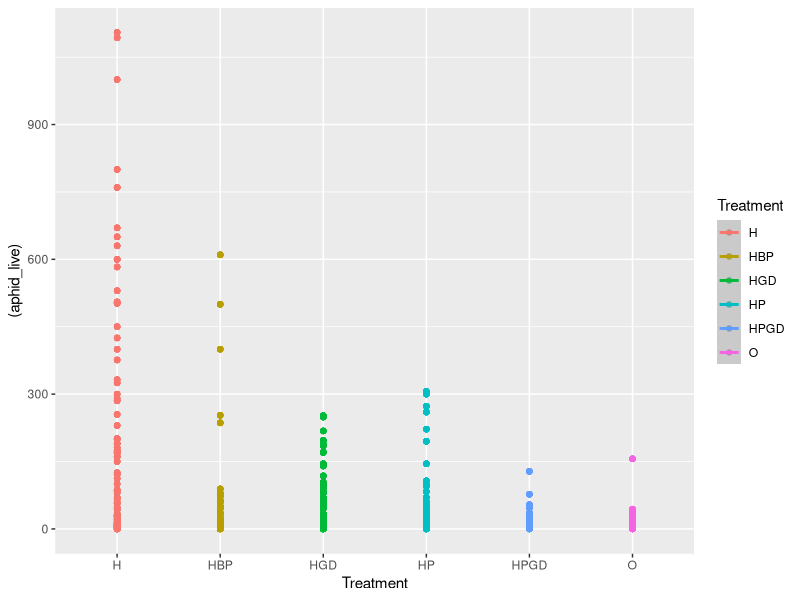

This figure's R source: (Note: this script raises an error after producing the figure.)
Data1 <- read.table("Project data.csv", header = TRUE, dec = ",", sep = ";")

#1. Aphids density ~ Treatment

lm1 <- lm(Data1$aphid_live ~ Data1$Treatment)
summary(lm1)

# ggplot
library(ggplot2)
p <- ggplot(Data1, aes(x=Treatment,y=(aphid_live), color= Treatment)) +
  geom_point() + 
  geom_smooth(method = "lm")
print(p)

# Aphids density ~ Treatment (D1, D2, D3)

# Date 1
Date_1 <- Data1[Data1$Date == "1",]
lm1_1 <- lm(Date_1$aphid_live ~ Date_1$Treatment)

# ggplot
p <- ggplot(Data_1, aes(x=Treatment,y=(aphid_live), color= Treatment)) +
  geom_point() + 
  geom_smooth(method = "lm")
print(p)

# Date 2
Date_2 <- Data1[Data1$Date == "2",]
lm1_2 <- lm(Date_2$aphid_live ~ Date_2$Treatment)
plot(Date_2$aphid_live ~ as.numeric(as.factor(Date_2$Treatment)))

# ggplot
p <- ggplot(Date_2, aes(x=Treatment,y=(aphid_live), color= Treatment)) +
  geom_point() + 
  geom_smooth(method = "lm")
print(p)

# DATE3
Date_3 <- Data1[Data1$Date == "3",]
lm1_3 <- lm(Date_3$aphid_live ~ Date_3$Treatment)
plot(Date_3$aphid_live ~ as.numeric(as.factor(Date_3$Treatment)))

#ggplot
p <- ggplot(Date_3, aes(x=Treatment,y=(aphid_live), color= Treatment)) +
  geom_point() + 
  geom_smooth(method = "lm")
print(p)

# Aphid population growth (APG) ~ Treatment (D1, D2, D3)

# Date 1
Date_1 <- Data1[Data1$Date == "1",]
logNaphids_all <- log(Date_1$aphid_live + 1) - log(Date_1$aphidsinoculated_init + 1) 
APG_date1 <- logNaphids_all/10
Date_1$APG_date1 <- APG_date1

lm1_4 <- lm(Date_1$APG_date1 ~ Date_1$Treatment)
summary(lm1_4)

# ggplot
p <- ggplot(Date_1, aes(x=Treatment,y=(APG_date1), color= Treatment)) +
  geom_point() + 
  geom_smooth(method = "lm")
print(p)

# Date 2
Date_2 <- Data1[Data1$Date == "2",]
logNaphids_all <- log(Date_2$aphid_live + 1) - log(Date_2$aphidsinoculated_init + 1) 
APG_date2 <- logNaphids_all/20
Date_2$APG_date2 <- APG_date2

lm1_5 <- lm(Date_2$APG_date2 ~ Date_2$Treatment)
summary(lm1_5)

# ggplot
p <- ggplot(Date_2, aes(x=Treatment,y=(APG_date2), color= Treatment)) +
  geom_point() + 
  geom_smooth(method = "lm")
print(p)

# Date 3
Date_3 <- Data1[Data1$Date == "3",]
logNaphids_all <- log(Date_3$aphid_live + 1) - log(Date_3$aphidsinoculated_init + 1) 
APG_date3 <- logNaphids_all/30
Date_3$APG_date3 <- APG_date3

lm1_6 <- lm(Date_3$APG_date3 ~ Date_3$Treatment)
summary(lm1_6)


# ggplot
p <- ggplot(Date_3, aes(x=Treatment,y=(APG_date3), color= Treatment)) +
  geom_point() + 
  geom_smooth(method = "lm")
print(p)

#2. Aphid density ~ Aphid parasitized
lm2 <- lm(Data1$aphid_live ~ Data1$aphid_parasitized)
summary(lm2)

# ggplot
p <- ggplot(Data1, aes(x=aphid_parasitized,y=(aphid_live), color= aphid_parasitized)) +
  geom_point() + 
  geom_smooth(method="lm")
print(p)


#3. Aphids parasitized ~ aphid density
lm3 <- lm(Data1$aphid_parasitized ~ Data1$aphid_live)
summary(lm3)

# ggplot
p <- ggplot(Data1,aes(x=aphid_live,y=(aphid_parasitized), color= aphid_live)) +
  geom_point() + 
  geom_smooth(method="lm")
print(p)

#4. Aphid density ~ Syrphid fraction
syrphid_fraction <- (Data1$syrphidl_p /((Data1$aphid_live)+(Data1$syrphidl_p)))
Data1$syrphid_fraction <- syrphid_fraction

Data2 <- na.omit(Data1)
# => lots of NaN, Data2 has only half of the observations. 

lm4 <- lm(Data1$aphid_live~Data1$syrphid_fraction)
summary(lm4)

## ggplot
p <- ggplot(Data1,aes(x=syrphid_fraction,y=(aphid_live), color= aphid_live)) +
  geom_point() + 
  geom_smooth(method="lm")
print(p)

#5. Aphid density ~ Syrphid fraction 
lm4_2 <- lm(Data1$aphid_live ~Data1$syrphid_fraction)
summary(lm4_2)

# ggplot
p <- ggplot(Data1,aes(x=syrphid_fraction,y=(aphid_live), color= aphid_live)) +
  geom_point() + 
  geom_smooth(method="lm")
print(p)

#6. Biomass ~ Aphid density
lm6 <- lm(Data1$Biomass_fin ~ Data1$aphid_live)
summary(lm6)  
# p value = 0.0523

# plot
plot(Data1$Biomass_fin ~ Data1$aphid_live, ylab = "Biomass", xlab = "Aphids density")


#7. Aphids ~ Field Management (conventional/organic)
lm7 <- lm(Data1$aphid_live ~ Data1$Field_Mgmt)
summary(lm7)
# p value <2e-16

# plot
plot(Data1$aphid_live ~ as.factor(Data1$Field_Mgmt), xlab = "Field Management", ylab = "Aphids Density")


#8. Syrphid fraction ~ Field Management 
lm8 <- lm(Data1$syrphid_fraction ~ Data1$Field_Mgmt)
summary(lm8)
# p value <2e-16

# plot
plot(Data1$syrphid_fraction ~ as.factor(Data1$Field_Mgmt), ylab = "Syrphid", xlab = "Field Management")


#9. Aphids parasitized ~ Management 
lm9 <- lm(Data1$aphid_parasitized ~ Data1$Field_Mgmt)
summary(lm9)
# p value <2e-16

# plot
plot(Data1$aphid_parasitized ~ as.numeric(as.factor(Data1$Field_Mgmt)))
plot(Data1$aphid_parasitized ~ as.factor(Data1$Field_Mgmt), xlab = "Field Management", ylab = "Parasitized Aphids")

#10. Aphid density ~ crop maturity
lm10 <- lm(Data1$aphid_live ~ Data1$cropmaturity_init)
summary(lm10)
# p value <2e-16

# plot
plot(Data1$aphid_live ~ Data1$cropmaturity_init, ylab = "Aphids density", xlab = "crop maturity")


#11. Syrphid fraction ~ Crop maturity
lm11 <- lm(Data1$syrphid_fraction ~ Data1$cropmaturity_init)
summary(lm11)
# p value = 0.0537

#plot
plot(Data1$syrphid_fraction~ as.numeric(as.factor(Data1$cropmaturity_init)))
plot(Data1$syrphid_fraction ~ as.factor(Data1$cropmaturity_init), xlab = "Crop Maturity", ylab = "Syrphids")


#12. Aphid density ~ Crop type
lm12 <- lm(Data1$aphid_live ~ Data1$croptype)
summary(lm12)
# p value = 3.65e-10

# plot
plot(Data1$aphid_live ~ Data1$croptype, ylab = "Aphids density", xlab ="Crop type" )


#13. Syrphid fraction ~ Crop type
lm13 <- lm(Data1$syrphid_fraction ~ Data1$croptype)
summary(lm13)
# p value = 0.001193

# plot
plot(Data1$syrphid_fraction ~ as.factor(Data1$croptype), xlab = "Crop Type", ylab = "Syrphids")


#14. Aphids density ~ % Seminatural habitat
lm14 <- lm(Data1$aphid_live ~ Data1$Pt.seminatural)
summary(lm14)
# p value <2e-16

# plot
plot(Data1$aphid_live ~ Data1$Pt.seminatural, ylab = "Aphids density", xlab = "Seminatural habitat")


#15. Syrphid fraction ~ % Seminatural habitat
lm15 <- lm(Data1$syrphid_fraction ~ Data1$Pt.seminatural)
summary(lm15)
# p value = 7.02e-08

# plot
plot(Data1$syrphid_fraction~ as.numeric(as.factor(Data1$Pt.seminatural)))
plot(Data1$syrphid_fraction ~ as.factor(Data1$Pt.seminatural), xlab = "Pt.seminatural", ylab = "Syrphids")


#16. Aphids parasitized ~ % Seminatural habitat
lm16 <- lm(Data1$aphid_parasitized ~ Data1$Pt.seminatural)
summary(lm16)
#p value < 2e-16

# plot
plot(Data1$aphid_parasitized ~ Data1$Pt.seminatural,ylab = "Aphids parasitized", xlab = "Seminatural habitat")


#17. Cabbage biomass ~ % Seminatural habitat
lm17 <- lm(Data1$Biomass_fin ~ Data1$Pt.seminatural)
summary(lm17)
# p value = 0.98

# plot
plot(Data1$Biomass_fin ~ as.numeric(as.factor(Data1$Pt.seminatural)))
plot(Data1$Biomass_fin ~ as.factor(Data1$Pt.seminatural), xlab = "Pt.seminatural", ylab = "Biomass")


#18. Biomass ~ Field management 
lm18 <- lm(Data1$Biomass_fin ~ Data1$Field_Mgmt)
summary(lm18)
# p value = <2e-16

# plot
plot(Data1$Biomass_fin ~ as.factor(Data1$Field_Mgmt), ylab = "Biomass", xlab = "Field management")


#19. Aphids density ~ Plot ID 
lm19 <- lm(Data1$aphid_live ~ Data1$Plot_ID)
summary(lm19)
# p value = 0.025

# plot
plot(Data1$aphid_live ~ as.numeric(as.factor(Data1$Plot_ID)))
plot(Data1$aphid_live ~ as.factor(Data1$Plot_ID), xlab = "Plot", ylab = "Aphids")


#20 Aphids density ~ Date
lm20 <- lm(Data1$aphid_live ~ Data1$Date)
summary(lm20)
#p value <2e-16

# plot
plot(Data1$aphid_live ~ Data1$Date, ylab = "Aphids", xlab = "Date", col="red")


